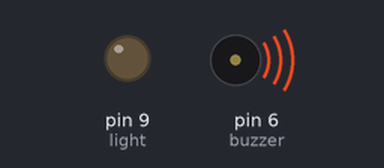
A sketch run on a simulated Arduino Uno, built with avr-gcc and run on an emulated ATmega328P. Shown: output pins drawn as LEDs (lit = HIGH), buzzer (waves = sounding, pin HIGH).

Above: at 0.1 s.
At 38.1 s:
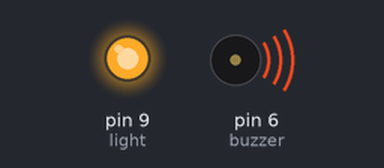
Timing chart, 0 to 40.0 s (numbered marks = the images above):
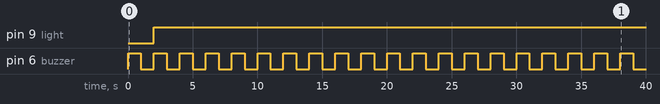

Measured:
- by itself, pin 9 (light): LOW → HIGH at 2.0 s
- by itself, pin 6 (buzzer): alternates HIGH for 1.0 s and LOW for 1.0 s

The sketch:

sketch_jan06a.ino
```cpp
int buzzer = 6;
int light = 9;

void setup() {
  pinMode(buzzer, OUTPUT);
  pinMode(light, OUTPUT);

}

void loop() {
  digitalWrite(buzzer, HIGH);
  delay(1000);
  digitalWrite(buzzer, LOW);
  delay(1000);
  digitalWrite(light, HIGH);


}
```
